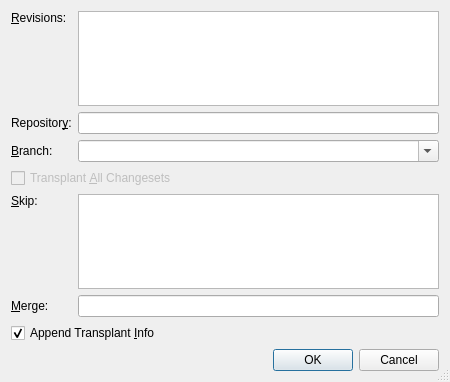
<?xml version="1.0" encoding="UTF-8"?>
<ui version="4.0">
 <class>TransplantDialog</class>
 <widget class="QDialog" name="TransplantDialog">
  <property name="geometry">
   <rect>
    <x>0</x>
    <y>0</y>
    <width>450</width>
    <height>382</height>
   </rect>
  </property>
  <property name="windowTitle">
   <string>Transplant Changesets</string>
  </property>
  <property name="sizeGripEnabled">
   <bool>true</bool>
  </property>
  <layout class="QGridLayout" name="gridLayout">
   <item row="0" column="0">
    <widget class="QLabel" name="label_5">
     <property name="text">
      <string>&amp;Revisions:</string>
     </property>
     <property name="alignment">
      <set>Qt::AlignLeading|Qt::AlignLeft|Qt::AlignTop</set>
     </property>
     <property name="buddy">
      <cstring>revisionsEdit</cstring>
     </property>
    </widget>
   </item>
   <item row="0" column="1">
    <widget class="QPlainTextEdit" name="revisionsEdit">
     <property name="toolTip">
      <string>Enter changesets by number, id, range or revset expression one per line</string>
     </property>
     <property name="tabChangesFocus">
      <bool>true</bool>
     </property>
     <property name="lineWrapMode">
      <enum>QPlainTextEdit::NoWrap</enum>
     </property>
    </widget>
   </item>
   <item row="1" column="0">
    <widget class="QLabel" name="label">
     <property name="text">
      <string>Repositor&amp;y:</string>
     </property>
     <property name="buddy">
      <cstring>repoEdit</cstring>
     </property>
    </widget>
   </item>
   <item row="1" column="1">
    <widget class="QLineEdit" name="repoEdit">
     <property name="toolTip">
      <string>Enter a repository URL, if changesets shall be transplanted from a repository</string>
     </property>
    </widget>
   </item>
   <item row="2" column="0">
    <widget class="QLabel" name="label_2">
     <property name="text">
      <string>&amp;Branch:</string>
     </property>
     <property name="buddy">
      <cstring>branchesCombo</cstring>
     </property>
    </widget>
   </item>
   <item row="2" column="1">
    <widget class="QComboBox" name="branchesCombo">
     <property name="toolTip">
      <string>Select or enter the branch to transplant from</string>
     </property>
     <property name="editable">
      <bool>true</bool>
     </property>
    </widget>
   </item>
   <item row="3" column="0" colspan="2">
    <widget class="QCheckBox" name="allCheckBox">
     <property name="enabled">
      <bool>false</bool>
     </property>
     <property name="toolTip">
      <string>Select to transplant all changesets of the branch</string>
     </property>
     <property name="text">
      <string>Transplant &amp;All Changesets</string>
     </property>
    </widget>
   </item>
   <item row="4" column="0">
    <widget class="QLabel" name="label_3">
     <property name="text">
      <string>&amp;Skip:</string>
     </property>
     <property name="alignment">
      <set>Qt::AlignLeading|Qt::AlignLeft|Qt::AlignTop</set>
     </property>
     <property name="buddy">
      <cstring>pruneEdit</cstring>
     </property>
    </widget>
   </item>
   <item row="4" column="1">
    <widget class="QPlainTextEdit" name="pruneEdit">
     <property name="toolTip">
      <string>Enter changesets by number, id, range or revset expression one per line</string>
     </property>
     <property name="tabChangesFocus">
      <bool>true</bool>
     </property>
     <property name="lineWrapMode">
      <enum>QPlainTextEdit::NoWrap</enum>
     </property>
    </widget>
   </item>
   <item row="5" column="0">
    <widget class="QLabel" name="label_4">
     <property name="text">
      <string>&amp;Merge:</string>
     </property>
     <property name="buddy">
      <cstring>mergeEdit</cstring>
     </property>
    </widget>
   </item>
   <item row="5" column="1">
    <widget class="QLineEdit" name="mergeEdit">
     <property name="toolTip">
      <string>Enter revisions to be merged separated by a space character</string>
     </property>
    </widget>
   </item>
   <item row="6" column="0" colspan="2">
    <widget class="QCheckBox" name="logCheckBox">
     <property name="toolTip">
      <string>Select to append transplant info to the log message</string>
     </property>
     <property name="text">
      <string>Append Transplant &amp;Info</string>
     </property>
     <property name="checked">
      <bool>true</bool>
     </property>
    </widget>
   </item>
   <item row="7" column="0" colspan="2">
    <widget class="QDialogButtonBox" name="buttonBox">
     <property name="orientation">
      <enum>Qt::Horizontal</enum>
     </property>
     <property name="standardButtons">
      <set>QDialogButtonBox::Cancel|QDialogButtonBox::Ok</set>
     </property>
    </widget>
   </item>
  </layout>
 </widget>
 <tabstops>
  <tabstop>revisionsEdit</tabstop>
  <tabstop>repoEdit</tabstop>
  <tabstop>branchesCombo</tabstop>
  <tabstop>allCheckBox</tabstop>
  <tabstop>pruneEdit</tabstop>
  <tabstop>mergeEdit</tabstop>
  <tabstop>logCheckBox</tabstop>
  <tabstop>buttonBox</tabstop>
 </tabstops>
 <resources/>
 <connections>
  <connection>
   <sender>buttonBox</sender>
   <signal>accepted()</signal>
   <receiver>TransplantDialog</receiver>
   <slot>accept()</slot>
   <hints>
    <hint type="sourcelabel">
     <x>231</x>
     <y>372</y>
    </hint>
    <hint type="destinationlabel">
     <x>157</x>
     <y>212</y>
    </hint>
   </hints>
  </connection>
  <connection>
   <sender>buttonBox</sender>
   <signal>rejected()</signal>
   <receiver>TransplantDialog</receiver>
   <slot>reject()</slot>
   <hints>
    <hint type="sourcelabel">
     <x>299</x>
     <y>372</y>
    </hint>
    <hint type="destinationlabel">
     <x>286</x>
     <y>212</y>
    </hint>
   </hints>
  </connection>
 </connections>
</ui>
